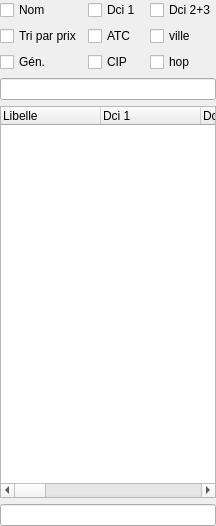
        <widget class="QWidget" name="page_Produits">
         <property name="geometry">
          <rect>
           <x>0</x>
           <y>0</y>
           <width>213</width>
           <height>526</height>
          </rect>
         </property>
         <attribute name="label">
          <string>Produits</string>
         </attribute>
         <layout class="QGridLayout" name="gridLayout_8">
          <property name="leftMargin">
           <number>0</number>
          </property>
          <property name="topMargin">
           <number>0</number>
          </property>
          <property name="rightMargin">
           <number>0</number>
          </property>
          <property name="bottomMargin">
           <number>0</number>
          </property>
          <item row="0" column="0">
           <layout class="QGridLayout" name="gridLayout_2">
            <item row="0" column="0">
             <widget class="QCheckBox" name="checkBox_Nom_filter">
              <property name="text">
               <string>Nom</string>
              </property>
             </widget>
            </item>
            <item row="0" column="1">
             <widget class="QCheckBox" name="checkBox_Dci_filter">
              <property name="text">
               <string>Dci 1 </string>
              </property>
             </widget>
            </item>
            <item row="0" column="2">
             <widget class="QCheckBox" name="checkBox_Dc3_filter">
              <property name="text">
               <string>Dci 2+3</string>
              </property>
             </widget>
            </item>
            <item row="1" column="0">
             <widget class="QCheckBox" name="checkBox_Ucd_filter">
              <property name="text">
               <string>Tri par prix</string>
              </property>
             </widget>
            </item>
            <item row="1" column="1">
             <widget class="QCheckBox" name="checkBox_Atc_filter">
              <property name="text">
               <string>ATC</string>
              </property>
             </widget>
            </item>
            <item row="1" column="2">
             <widget class="QCheckBox" name="checkBox_Vil_filter">
              <property name="text">
               <string>ville</string>
              </property>
             </widget>
            </item>
            <item row="2" column="0">
             <widget class="QCheckBox" name="checkBox_Gen_filter">
              <property name="text">
               <string>Gén.</string>
              </property>
             </widget>
            </item>
            <item row="2" column="1">
             <widget class="QCheckBox" name="checkBox_Cip_filter">
              <property name="text">
               <string>CIP</string>
              </property>
             </widget>
            </item>
            <item row="2" column="2">
             <widget class="QCheckBox" name="checkBox_Hop_filter">
              <property name="text">
               <string>hop</string>
              </property>
             </widget>
            </item>
           </layout>
          </item>
          <item row="1" column="0">
           <widget class="C_QLineEdit" name="lineEdit_DrugsSearch"/>
          </item>
          <item row="2" column="0">
           <widget class="C_DragQTreeWidget" name="treeWidget_Produits">
            <property name="dragEnabled">
             <bool>false</bool>
            </property>
            <property name="dragDropOverwriteMode">
             <bool>false</bool>
            </property>
            <property name="dragDropMode">
             <enum>QAbstractItemView::NoDragDrop</enum>
            </property>
            <property name="rootIsDecorated">
             <bool>false</bool>
            </property>
            <attribute name="headerCascadingSectionResizes">
             <bool>true</bool>
            </attribute>
            <column>
             <property name="text">
              <string>Libelle</string>
             </property>
            </column>
            <column>
             <property name="text">
              <string>Dci 1</string>
             </property>
            </column>
            <column>
             <property name="text">
              <string>Dci 2</string>
             </property>
            </column>
            <column>
             <property name="text">
              <string>Dci 3</string>
             </property>
            </column>
            <column>
             <property name="text">
              <string>Prix</string>
             </property>
            </column>
            <column>
             <property name="text">
              <string>ATC</string>
             </property>
            </column>
            <column>
             <property name="text">
              <string>CIP</string>
             </property>
            </column>
            <column>
             <property name="text">
              <string>CIS</string>
             </property>
            </column>
            <column>
             <property name="text">
              <string>Origine</string>
             </property>
            </column>
            <column>
             <property name="text">
              <string>Type ID</string>
             </property>
            </column>
            <column>
             <property name="text">
              <string>SpecKey</string>
             </property>
            </column>
            <column>
             <property name="text">
              <string>Generique</string>
             </property>
            </column>
            <column>
             <property name="text">
              <string>statut</string>
             </property>
            </column>
           </widget>
          </item>
          <item row="3" column="0">
           <widget class="QLineEdit" name="label_ListMedoc">
            <property name="sizePolicy">
             <sizepolicy hsizetype="Expanding" vsizetype="Fixed">
              <horstretch>0</horstretch>
              <verstretch>0</verstretch>
             </sizepolicy>
            </property>
            <property name="frame">
             <bool>true</bool>
            </property>
           </widget>
          </item>
         </layout>
        </widget>
